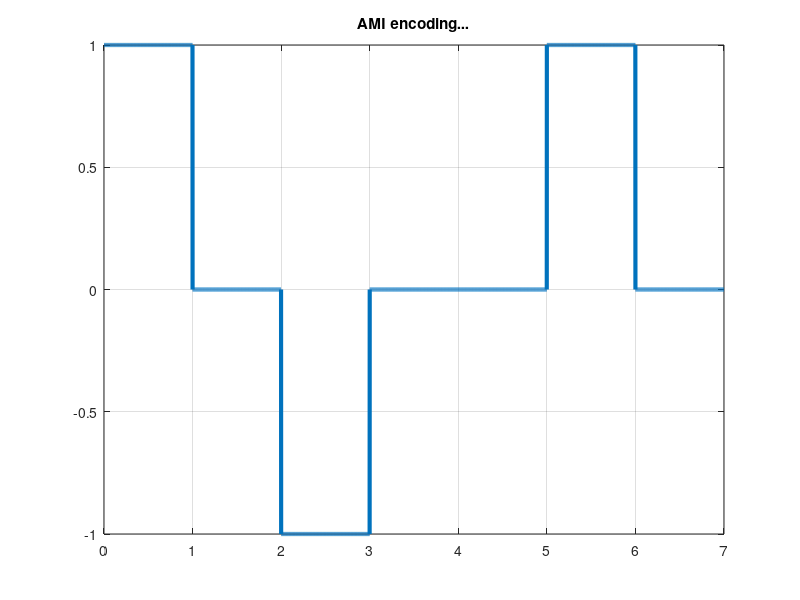

Write MATLAB code to recreate this figure.
bits = [1 0 1 0 0 1 0];
bitrate  = 1;
n = 1000;

T = length(bits) / bitrate;
N = length(bits) * n;
dt = T/N;
t = 0 : dt : T;

x = zeros(1, length(t));
lastbit = -1;

for i = 1 : length(bits)
  if bits(i) == 1
    x((i-1)*n+1 : n*i) = -lastbit;
    lastbit = -lastbit;
  endif
end

plot(t, x, 'LineWidth', 3);
title("AMI encoding...");
grid on;


% Decoding...
counter = 0;
lastbit = 1;
result = [];

for i = 1 : length(t)
  if counter < t(i)
    counter = counter + 1;
    if x(i) == -lastbit
      result(counter) = 1;
      lastbit = -lastbit;

    else
      result(counter) = 0;
    endif
  endif
end


disp("Bits: ");
disp(result);

























